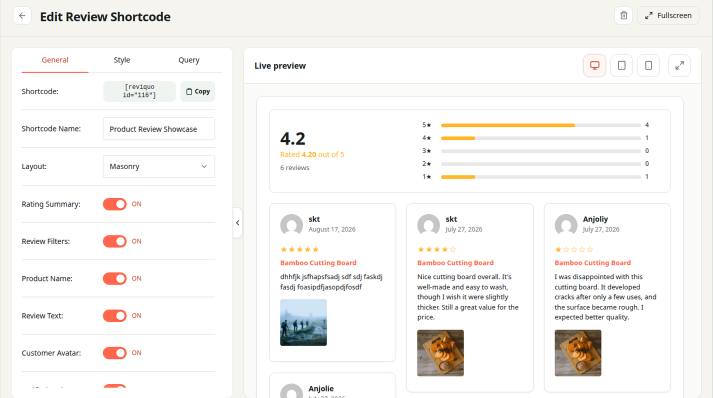
#> input picture marketplace-assets/screenshots/screenshot-1.png, 1425 x 796 px, given in place of shortcode builder.png, which was not available (shown at 1/2 size)
$ python marketplace-screenshots.py
#> lines starting #> are read from the running program, lines starting #| are printed output that depends on the picture
#!/usr/bin/env python3
"""Turn the raw admin captures into Divi Marketplace screenshots.

Two things happen here.

Framing: the WordPress admin bar and menu are cropped away so each shot is just
the plugin panel, and every result is written at exactly 1425x796 to match the
aspect ratio of the marketplace featured image. The crop window is a fixed
1378x770 slice of the source (the panel is 1378px wide), so the UI is rendered
at one consistent scale across the whole set; the 3.4% upscale to 1425 is below
the point where text softens. Panels shorter than the window are centred on the
WordPress page background instead of being stretched.

Content: the captures come from a Freemius-enabled dev install, so the "Pro"
tier badge and the "License" button — neither of which exists in the marketplace
edition — are painted out of the plugin header.

Re-run this after re-capturing rather than editing the PNGs by hand.
"""
from PIL import Image
from pathlib import Path

SRC = Path("/home/shakhawat/Videos/product assets/screenshots")
OUT = Path(__file__).resolve().parent.parent / "marketplace-assets" / "screenshots"

TARGET = (1425, 796)

PANEL_X0, PANEL_X1 = 182, 1560      # plugin panel, border to border
WINDOW_W = PANEL_X1 - PANEL_X0      # 1378
WINDOW_H = round(WINDOW_W * TARGET[1] / TARGET[0])   # 770
PAGE_BG = (240, 240, 240)           # WordPress admin page background

HEADER_BG   = (255, 255, 255)
PRO_BADGE   = (620,  84,  688, 116)   # "Pro" pill next to the version chip
LICENSE_BTN = (1172, 76, 1288, 124)   # "License" button, left of "Reset"
PRO_PROBE   = (650, 100)              # non-white here => header has the badge

PANEL_TOP = 52

# source file -> (marketplace number, top of the crop window).
#
# `None` means the panel is shorter than the window, so it gets centred on the
# page background. The builder shots start at 135 rather than the panel top:
# that drops the thin "Add new / Save changes" strip and in exchange the window
# reaches the card's bottom edge at 905, framing the whole builder.
ORDER = [
    ("shortcode builder.png",             1, 135),
    ("shortcode builder grid layout.png", 2, 135),
    ("shortcode list page.png",           3, None),
    ("storefront settings.png",           4, None),
    ("appearance settings.png",           5, PANEL_TOP),
    ("recording modal settings.png",      6, PANEL_TOP),
    ("email reminder settings.png",       7, PANEL_TOP),
]


def strip_header_chrome(im):
    """Blank the Pro badge and License button out of the plugin header."""
    if sum(abs(a - b) for a, b in zip(im.getpixel(PRO_PROBE), HEADER_BG)) < 12:
        return False
    im.paste(HEADER_BG, PRO_BADGE)
    im.paste(HEADER_BG, LICENSE_BTN)
    return True


def panel_bottom(im):
    """Row of the panel's bottom border, found by its border colour."""
    border = im.getpixel((1000, PANEL_TOP))
    rows = [y for y in range(PANEL_TOP, im.size[1]) if im.getpixel((1000, y)) == border]
    return rows[-1]


def frame(im, top):
    """Crop the 1378x770 window, centring the panel if it is shorter."""
    if top is not None:
        return im.crop((PANEL_X0, top, PANEL_X1, top + WINDOW_H)), "crop"

    bottom = panel_bottom(im)
    panel = im.crop((PANEL_X0, PANEL_TOP, PANEL_X1, bottom + 1))
    canvas = Image.new("RGB", (WINDOW_W, WINDOW_H), PAGE_BG)
    canvas.paste(panel, (0, (WINDOW_H - panel.size[1]) // 2))
    return canvas, "centred"


for name, number, top in ORDER:
    im = Image.open(SRC / name).convert("RGB")
#> im is the input picture: PIL image 1425x796 RGB; mean R, G, B 246.1, 244.5, 242.2
    header_edited = strip_header_chrome(im)
#> header_edited = False
    window, how = frame(im, top)
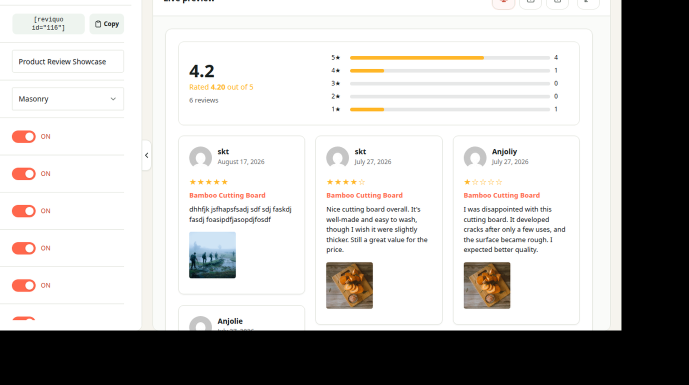
#> window: PIL image 1378x770 RGB (shown at 1/2 size); mean R, G, B 190.6, 189.2, 187.7
#> how = 'crop'
    shot = window.resize(TARGET, Image.LANCZOS)
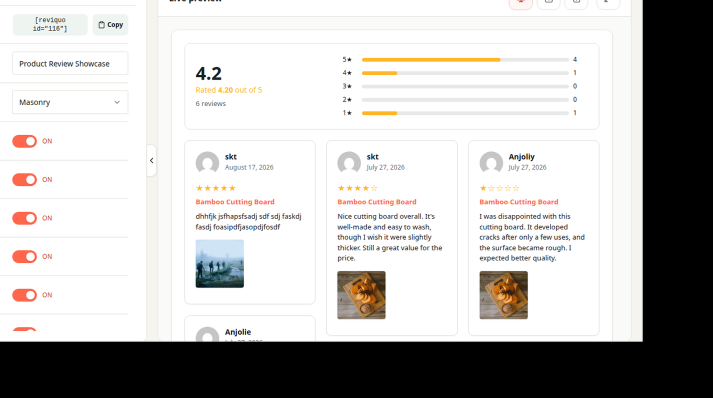
#> shot: PIL image 1425x796 RGB (shown at 1/2 size); mean R, G, B 190.5, 189.1, 187.6
    shot.save(OUT / f"screenshot-{number}.png", "PNG", optimize=True)
    print(f"screenshot-{number}.png  {shot.size[0]}x{shot.size[1]}  {how:8s} "
          f"header={'cleaned' if header_edited else 'unchanged'}  <- {name}")
#| screenshot-1.png  1425x796  crop     header=unchanged  <- shortcode builder.png
#> pass 2 of the loop `for name, number, top in ORDER:`:
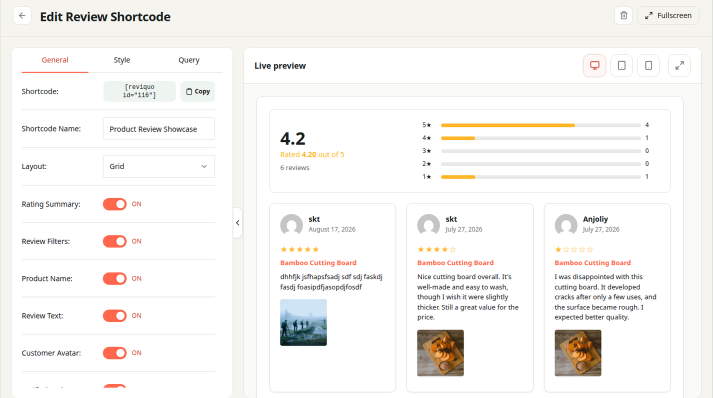
#> input picture marketplace-assets/screenshots/screenshot-2.png, 1425 x 796 px, given in place of shortcode builder grid layout.png, which was not available (shown at 1/2 size)
#> im is the input picture: PIL image 1425x796 RGB; mean R, G, B 246.2, 244.6, 242.4
#> `window, how = frame(im, top)`:
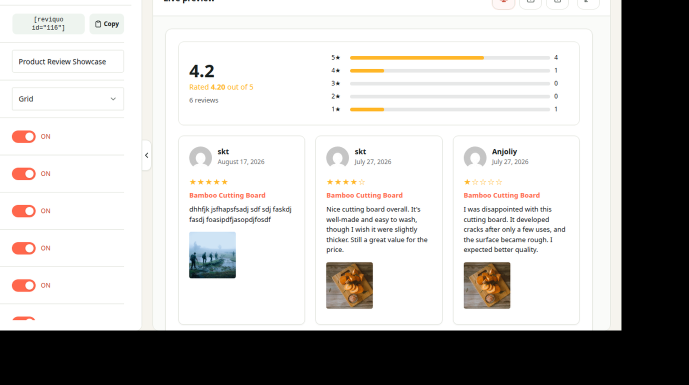
#> window: PIL image 1378x770 RGB (shown at 1/2 size); mean R, G, B 190.7, 189.4, 187.8
#> `shot = window.resize(TARGET, Image.LANCZOS)`:
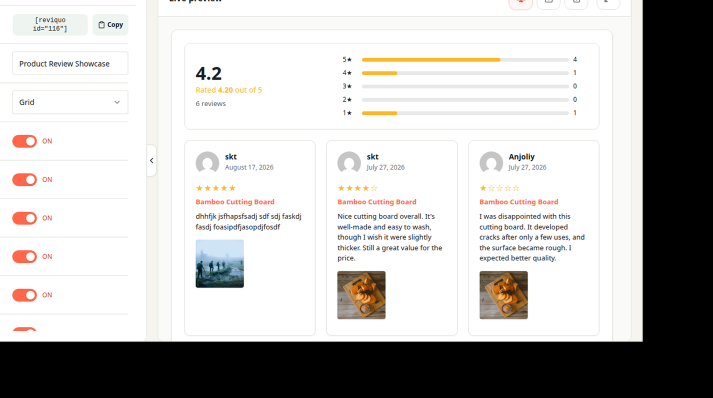
#> shot: PIL image 1425x796 RGB (shown at 1/2 size); mean R, G, B 190.7, 189.3, 187.7
#| screenshot-2.png  1425x796  crop     header=unchanged  <- shortcode builder grid layout.png
#> (the run stopped early here; a loop or call above may not have finished)
